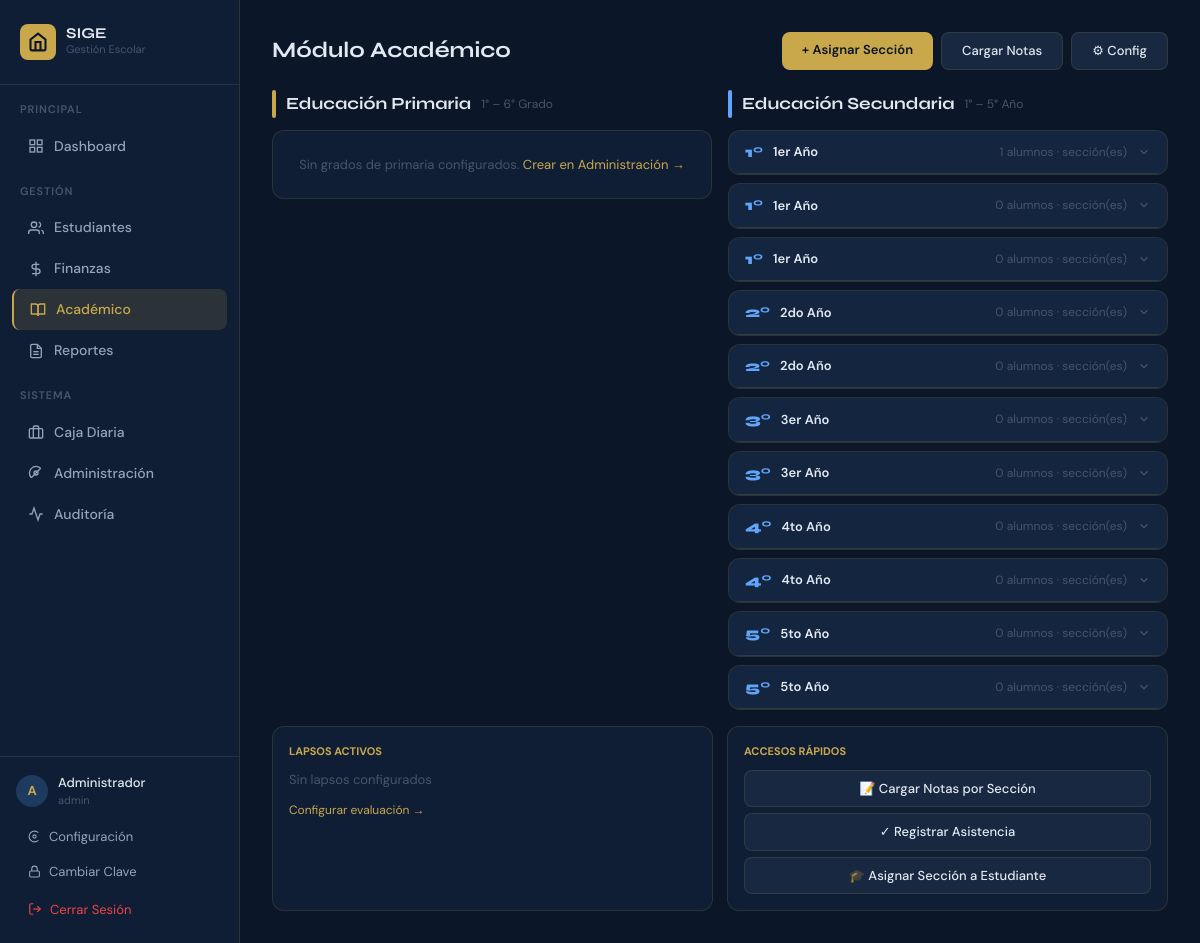
The page /academico/ (signed in) on the database as committed earlier.
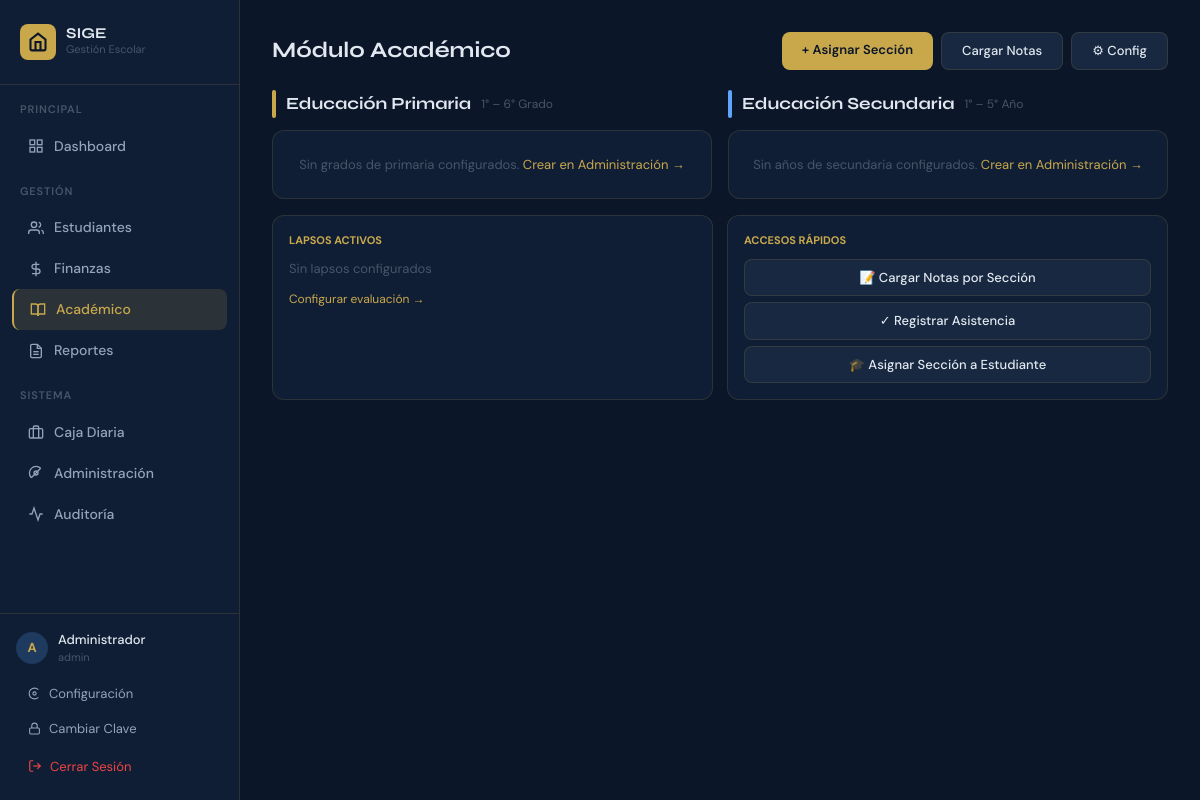
The same page on the database as committed later.
### tables this page shows
CREATE TABLE courses (
            id INTEGER PRIMARY KEY AUTOINCREMENT,
            name TEXT NOT NULL,
            level TEXT NOT NULL,
            grade INTEGER NOT NULL
        );

### routers/academic_router.py (the view)
@bp.route("/")
@login_required
@permission_required("academic", "view")
def index():
    user = current_user()
    with db() as conn:
        sy = conn.execute("SELECT * FROM school_years WHERE active=1").fetchone()
        sy_id = sy["id"] if sy else None
        courses = _get_all_courses(conn, sy_id)
        unassigned = conn.execute("""
            SELECT COUNT(*) as n FROM students
            WHERE section_id IS NULL AND status NOT IN ('RETIRADO','EGRESADO')
        """).fetchone()["n"]
        lapsos = conn.execute("""
            SELECT l.* FROM lapsos l
            JOIN school_years sy ON sy.id=l.school_year_id
            WHERE sy.active=1 ORDER BY l.name
        """).fetchall() if sy else []
        config = conn.execute("""
            SELECT ec.* FROM evaluation_config ec
            JOIN school_years sy ON sy.id=ec.school_year_id WHERE sy.active=1
        """).fetchone() if sy else None
    primary   = [c for c in courses if c["level"] == "PRIMARY"]
    secondary = [c for c in courses if c["level"] == "SECONDARY"]
    return render_template("academic/index.html",
        user=user, primary=primary, secondary=secondary,
        unassigned=unassigned, config=config, lapsos=lapsos, sy=sy)

### auth.py (called while the page is built)
def current_user():
    if "user_id" not in session:
        return None
    return {"id": session["user_id"], "username": session["username"],
            "full_name": session["full_name"], "role_id": session["role_id"]}

def get_user_permissions(role_id):
    with db() as conn:
        rows = conn.execute("""
            SELECT p.module, p.action FROM permissions p
            JOIN role_permissions rp ON rp.permission_id = p.id
            WHERE rp.role_id = ?
        """, (role_id,)).fetchall()
    return {(r["module"], r["action"]) for r in rows}

def has_permission(module, action):
    user = current_user()
    if not user:
        return False
    perms = get_user_permissions(user["role_id"])
    return (module, action) in perms

def login_required(f):
    @functools.wraps(f)
    def decorated(*args, **kwargs):
        if not current_user():
            return redirect(url_for("auth.login"))
        return f(*args, **kwargs)
    return decorated

### database.py (called while the page is built)
@contextmanager
def db():
    conn = get_connection()
    try:
        yield conn
        conn.commit()
    except Exception:
        conn.rollback()
        raise
    finally:
        conn.close()

### templates/academic/index.html (shortened to what the changed rows need)
{% extends "base.html" %}
{% block content %}
<div style="display:flex;justify-content:space-between;align-items:center;margin-bottom:20px;">
  <h1 class="font-display" style="font-size:22px;font-weight:700;color:#E2E8F0;margin:0;">Módulo Académico</h1>
</div>
<div style="display:grid;grid-template-columns:1fr 1fr;gap:16px;">
  <div>
    <div style="display:flex;align-items:center;gap:10px;margin-bottom:12px;">
      <h2 class="font-display" style="font-size:17px;font-weight:700;color:#E2E8F0;margin:0;">Educación Primaria</h2>
    </div>
      {% set primaria = primary %}
  </div>
  <div>
    <div style="display:flex;align-items:center;gap:10px;margin-bottom:12px;">
      <h2 class="font-display" style="font-size:17px;font-weight:700;color:#E2E8F0;margin:0;">Educación Secundaria</h2>
    </div>
    <div style="display:flex;flex-direction:column;gap:8px;">
      {% if secondary %}
        {% for course in secondary %}
        <div class="card" style="overflow:hidden;">
          <div style="padding:10px 16px;background:rgba(96,165,250,.05);border-bottom:1px solid var(--border);
                      display:flex;justify-content:space-between;align-items:center;cursor:pointer;"
               onclick="toggleGrade('s{{ course.id }}')">
            <div style="display:flex;align-items:center;gap:10px;">
              <span style="font-size:15px;font-weight:800;color:#60A5FA;font-family:'Syne',sans-serif;">{{ course.grade }}°</span>
              <span style="font-size:13px;font-weight:600;color:#E2E8F0;">{{ course.name }}</span>
            </div>
            <div style="display:flex;align-items:center;gap:10px;">
              <span style="font-size:12px;color:#475569;">{{ course.num_students }} alumnos · {{ course.num_sections }} sección(es)</span>
              <svg id="arrow_s{{ course.id }}" width="14" height="14" fill="none" stroke="#475569" stroke-width="2" viewBox="0 0 24 24"
                style="transition:transform .2s;"><polyline points="6 9 12 15 18 9"/></svg>
            </div>
          </div>
        </div>
        {% endfor %}
      {% else %}
        <div class="card" style="padding:24px;text-align:center;color:#475569;font-size:13px;">
          Sin años de secundaria configurados.
          <a href="{{ url_for('admin.index') }}" style="color:var(--gold);">Crear en Administración →</a>
        </div>
      {% endif %}
    </div>
  </div>
</div>
{% endblock %}

Rows that differ between the two databases and show on the page:
removed courses: grade "1", name "1er Año", num_students "1"
removed courses: grade "1", name "1er Año", num_students "0"
removed courses: grade "1", name "1er Año", num_students "0"
removed courses: grade "2", name "2do Año", num_students "0"
removed courses: grade "2", name "2do Año", num_students "0"
removed courses: grade "3", name "3er Año", num_students "0"
removed courses: grade "3", name "3er Año", num_students "0"
removed courses: grade "4", name "4to Año", num_students "0"
removed courses: grade "4", name "4to Año", num_students "0"
removed courses: grade "5", name "5to Año", num_students "0"
removed courses: grade "5", name "5to Año", num_students "0"
Other text that changed with them:
text now shown: "Sin años de secundaria configurados. Crear en Administración →"
